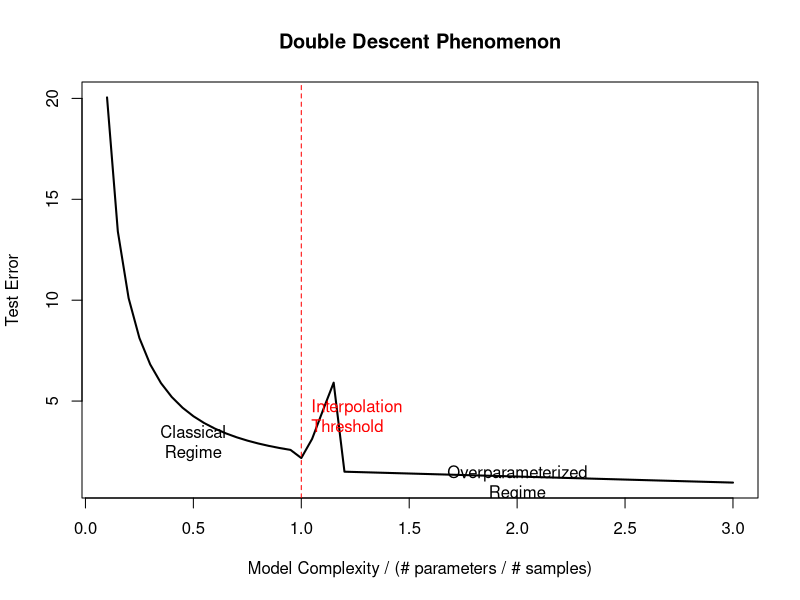
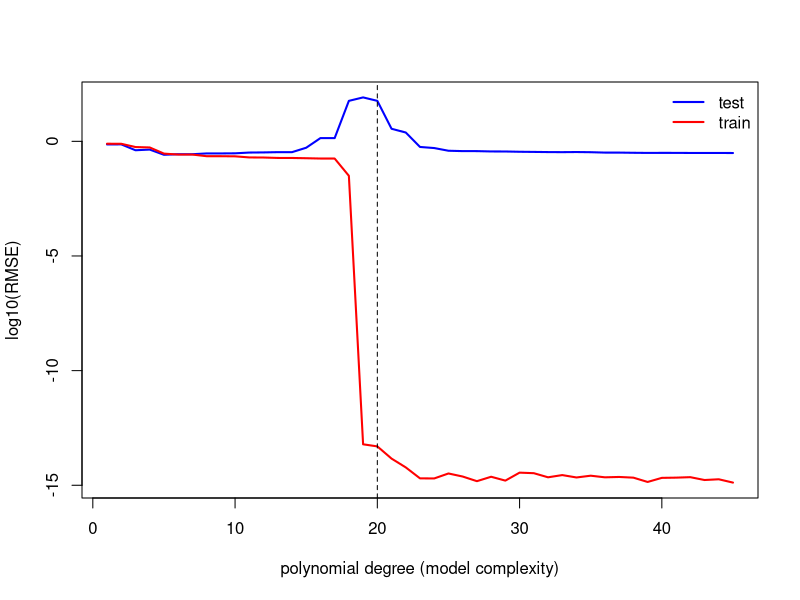
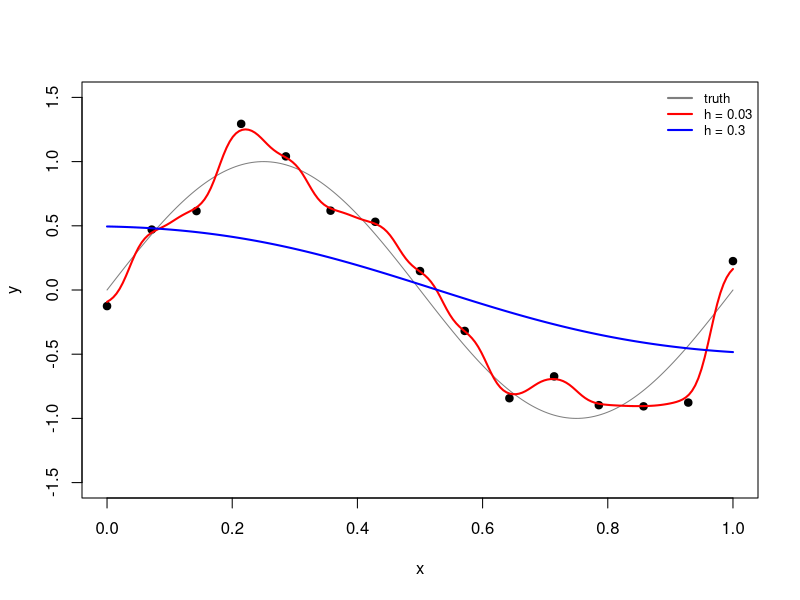

Source code (R) for these figures, in order:
## ---- chunk 1
bias_linear <- 2.0
var_linear <- 0.5
sigma2 <- 1

mse_linear <- bias_linear^2 + var_linear + sigma2
cat("Linear model MSE =", mse_linear, "\n")
## ---- chunk 2
bias_nn <- 0.3
var_nn <- 3.0

mse_nn <- bias_nn^2 + var_nn + sigma2
cat("Neural network MSE =", mse_nn, "\n")
cat("Linear model MSE =", mse_linear, "\n")
cat("Better model:", ifelse(mse_nn < mse_linear, "Neural Network", "Linear Model"), "\n")
## ---- chunk 3
# Illustrative curve
complexity <- seq(0.1, 3, by = 0.05)

# Classical U-shaped + second descent
test_error <- ifelse(complexity < 1,
                     2/complexity + 0.5*complexity,  # Classical regime
                     ifelse(complexity < 1.2,
                            5 * exp(-(complexity-1.2)^2 / 0.02) + 1.5,  # Spike at threshold
                            1.5 - 0.3*(complexity - 1.2)))  # Overparameterized

plot(complexity, test_error, type = "l", lwd = 2,
     xlab = "Model Complexity / (# parameters / # samples)",
     ylab = "Test Error",
     main = "Double Descent Phenomenon")
abline(v = 1, lty = 2, col = "red")
text(1, 4, "Interpolation\nThreshold", pos = 4, col = "red")
text(0.5, 3, "Classical\nRegime")
text(2, 1, "Overparameterized\nRegime")
## ---- chunk 4
w <- c(1, 1)
g <- function(t) t^2
f <- function(x) g(sum(w * x))
cat("f(0,1)     =", f(c(0, 1)), "\n")
cat("f(0.5,0.5) =", f(c(0.5, 0.5)), "\n")
cat("f(-1,2)    =", f(c(-1, 2)), "\n")
## ---- chunk 5
n <- c(2, 5, 10)
for (i in seq_along(n)) {
  cat("n =", n[i], ": outer functions g_q =", 2*n[i] + 1,
      ", inner functions psi_(q,i) =", n[i] * (2*n[i] + 1), "\n")
}
## ---- chunk 6
xi <- c(0, 1, 2); yi <- c(1, 3, 2); x0 <- 1.5; sigma <- 1
Kw <- exp(-(x0 - xi)^2 / (2*sigma^2))
w_nw <- Kw / sum(Kw)
cat("unnormalized kernel weights:", round(Kw, 4), "\n")
cat("normalized weights:        ", round(w_nw, 4), "\n")
cat("fhat(1.5) =", round(sum(w_nw * yi), 4), "\n")
## ---- chunk 7
set.seed(1)
dk <- 4
Q <- matrix(rnorm(3*dk), 3, dk)
Kmat <- matrix(rnorm(3*dk), 3, dk)
V <- matrix(rnorm(3*2), 3, 2)
softmax <- function(v) exp(v - max(v)) / sum(exp(v - max(v)))

scores <- (Q %*% t(Kmat))[1, ] / sqrt(dk)      # query 1 against all keys
alpha <- softmax(scores)                        # attention weights
kern <- exp(scores); w_kernel <- kern / sum(kern)  # Nadaraya-Watson-style weights

cat("attention weights:       ", round(alpha, 4), "\n")
cat("kernel-smoother weights: ", round(w_kernel, 4), "\n")
cat("max abs diff in outputs:", max(abs(alpha %*% V - w_kernel %*% V)), "\n")
## ---- chunk 8
raw_scores <- (Q %*% t(Kmat))[1, ]
for (temp in c(0.5, 2, 8, 32)) {
  cat("T =", sprintf("%4.1f", temp), "-> weights:", round(softmax(raw_scores/temp), 3), "\n")
}
## ---- chunk 9
set.seed(42)
n <- 20; sigma <- 0.3
x <- seq(-1, 1, length.out = n)
ftrue <- function(x) sin(5 * x)
y <- ftrue(x) + rnorm(n, sd = sigma)
xdense <- seq(-1, 1, length.out = 200)

legvander <- function(x, d) {
  # columns are Legendre polynomials P_0(x), ..., P_d(x), via the standard recurrence
  X <- matrix(0, length(x), d + 1); X[, 1] <- 1
  if (d >= 1) X[, 2] <- x
  if (d >= 2) for (k in 2:d) X[, k+1] <- ((2*k-1)*x*X[, k] - (k-1)*X[, k-1]) / k
  X
}
rmse <- function(a, b) sqrt(mean((a - b)^2))

degrees <- 1:45
train_err <- test_err <- numeric(length(degrees))
for (i in seq_along(degrees)) {
  Xd <- legvander(x, degrees[i])
  beta <- MASS::ginv(Xd) %*% y            # minimum-norm solution, valid for d+1 > n too
  train_err[i] <- rmse(Xd %*% beta, y)
  test_err[i]  <- rmse(legvander(xdense, degrees[i]) %*% beta, ftrue(xdense))
}

plot(degrees, log10(test_err), type = "l", col = "blue", lwd = 2,
     xlab = "polynomial degree (model complexity)", ylab = "log10(RMSE)",
     ylim = range(log10(c(test_err, train_err))))
lines(degrees, log10(train_err), col = "red", lwd = 2)
abline(v = n, lty = 2)
legend("topright", legend = c("test", "train"), col = c("blue", "red"), lwd = 2, bty = "n")
## ---- chunk 10
cat("classical-regime minimum test RMSE: degree", degrees[which.min(test_err[degrees < n])],
    ", value", round(min(test_err[degrees < n]), 3), "\n")
cat("peak test RMSE: degree", degrees[which.max(test_err)], ", value", round(max(test_err), 2), "\n")
cat("test RMSE at degree 45:", round(test_err[degrees == 45], 3), "\n")
## ---- chunk 11
cat("train RMSE at degree 18:", round(train_err[degrees == 18], 4),
    ", degree 19:", round(train_err[degrees == 19], 4),
    ", degree 20:", round(train_err[degrees == 20], 4), "\n")
## ---- chunk 12
set.seed(1)
n <- 15
x <- seq(0, 1, length.out = n)
y <- sin(2*pi*x) + rnorm(n, sd = 0.2)

nw_fit <- function(x0, x, y, h) {
  wts <- exp(-(x0 - x)^2 / (2*h^2))
  sum(wts * y) / sum(wts)
}

xg <- seq(0, 1, length.out = 200)
fit_narrow <- sapply(xg, nw_fit, x = x, y = y, h = 0.03)
fit_wide   <- sapply(xg, nw_fit, x = x, y = y, h = 0.3)

plot(x, y, pch = 19, ylim = c(-1.5, 1.5), xlab = "x", ylab = "y")
lines(xg, sin(2*pi*xg), col = "gray50")
lines(xg, fit_narrow, col = "red", lwd = 2)
lines(xg, fit_wide, col = "blue", lwd = 2)
legend("topright", legend = c("truth", "h = 0.03", "h = 0.3"),
       col = c("gray50", "red", "blue"), lwd = 2, bty = "n", cex = 0.8)
## ---- chunk 13
rmse <- function(a, b) sqrt(mean((a - b)^2))
cat("RMSE vs truth, h=0.03:", round(rmse(fit_narrow, sin(2*pi*xg)), 3), "\n")
cat("RMSE vs truth, h=0.3 :", round(rmse(fit_wide, sin(2*pi*xg)), 3), "\n")
